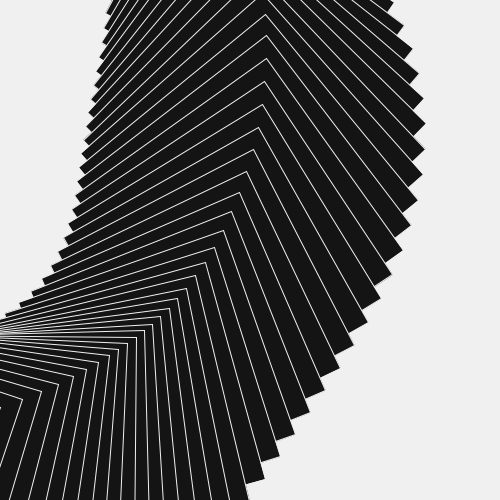
Frame 1 (no input)
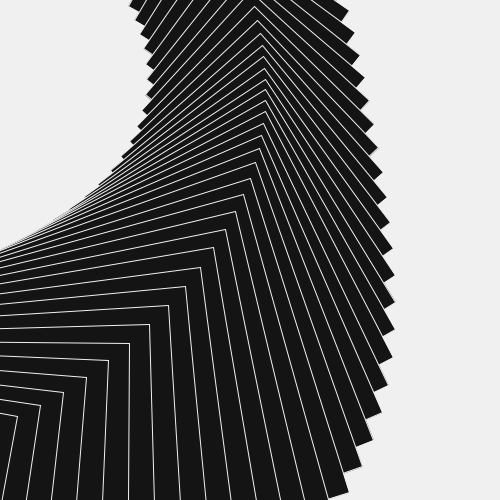
Frame 60 (the mouse pressed at the canvas centre just before this capture)
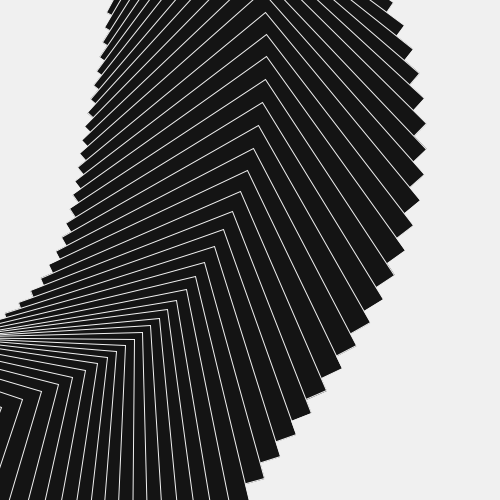
Frame 120 (the mouse held since frame 60 and released just before this capture)

The Processing sketch that drew these frames (run headless with seeded random() and noise(); from frame 60 on, the mouse is pressed at the canvas centre):

// Processing sketch: sketch_170216j
// ── sketch_170216j.pde
int num=100;
float theta;

void setup() {
  size(500, 500);
  rectMode(CENTER);
}

void draw() {
  background(240);
  stroke(240);
  fill(20);
  float x=150, y=-150;
  float r=PI/8;
  float incrY=height/num;
  for (int i=0; i<num; i++) {
    float offSet=TWO_PI/num*i;
    float sz = 120+i*4;
    pushMatrix();
    rotate(r+i*radians(2));
    x += 10;
    y += incrY;
    translate(x, y);  
    float sz2 = sz*map(sin(theta+offSet*3), -1, 1, 1, 1.5);  
    rect(0, 0, sz2, sz2);
    popMatrix();
  }
  theta += .0523;
  
}
